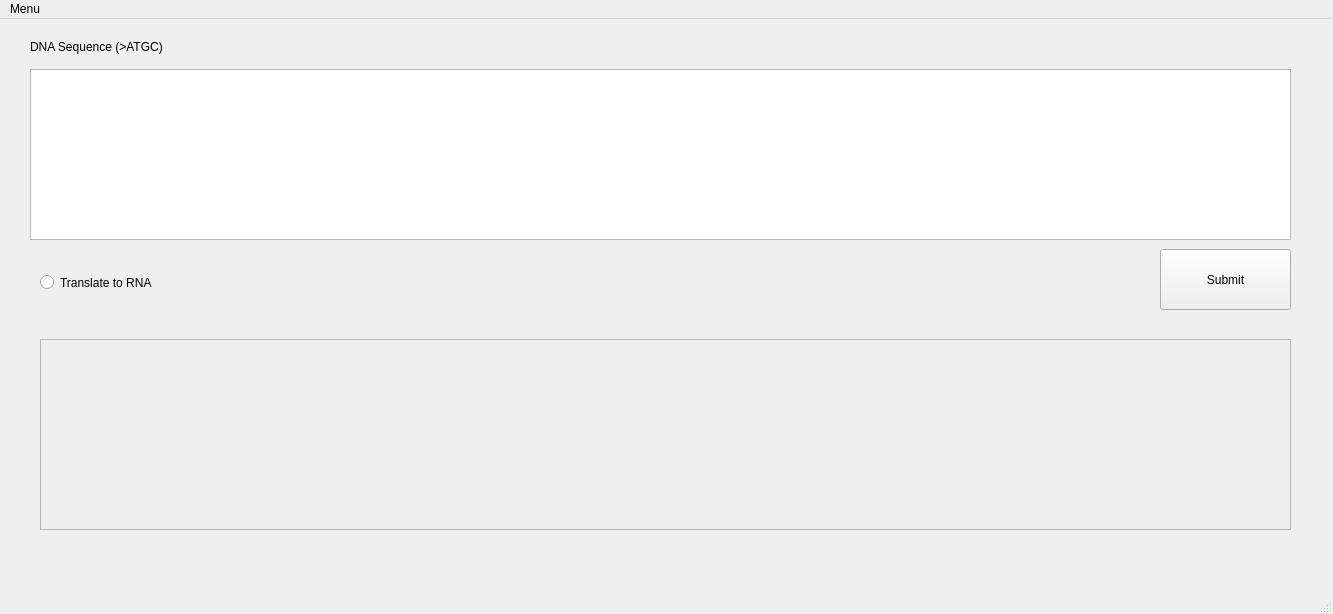
<?xml version="1.0" encoding="UTF-8"?>
<ui version="4.0">
 <class>QtBio</class>
 <widget class="QMainWindow" name="QtBio">
  <property name="enabled">
   <bool>true</bool>
  </property>
  <property name="geometry">
   <rect>
    <x>0</x>
    <y>0</y>
    <width>1333</width>
    <height>614</height>
   </rect>
  </property>
  <property name="windowTitle">
   <string>QtBio</string>
  </property>
  <property name="animated">
   <bool>true</bool>
  </property>
  <property name="documentMode">
   <bool>false</bool>
  </property>
  <widget class="QWidget" name="centralwidget">
   <widget class="QLabel" name="label">
    <property name="geometry">
     <rect>
      <x>30</x>
      <y>20</y>
      <width>241</width>
      <height>16</height>
     </rect>
    </property>
    <property name="text">
     <string>DNA Sequence (&gt;ATGC)</string>
    </property>
   </widget>
   <widget class="QPushButton" name="SubmitButton">
    <property name="geometry">
     <rect>
      <x>1160</x>
      <y>230</y>
      <width>131</width>
      <height>61</height>
     </rect>
    </property>
    <property name="text">
     <string>Submit</string>
    </property>
   </widget>
   <widget class="QRadioButton" name="translate_to_rna_RadioBtn">
    <property name="geometry">
     <rect>
      <x>40</x>
      <y>250</y>
      <width>191</width>
      <height>27</height>
     </rect>
    </property>
    <property name="text">
     <string>Translate to RNA</string>
    </property>
   </widget>
   <widget class="QTextEdit" name="result_textEdit">
    <property name="enabled">
     <bool>false</bool>
    </property>
    <property name="geometry">
     <rect>
      <x>40</x>
      <y>320</y>
      <width>1251</width>
      <height>191</height>
     </rect>
    </property>
   </widget>
   <widget class="QTextEdit" name="sequence_textEdit">
    <property name="geometry">
     <rect>
      <x>30</x>
      <y>50</y>
      <width>1261</width>
      <height>171</height>
     </rect>
    </property>
   </widget>
  </widget>
  <widget class="QMenuBar" name="menubar">
   <property name="geometry">
    <rect>
     <x>0</x>
     <y>0</y>
     <width>1333</width>
     <height>36</height>
    </rect>
   </property>
   <widget class="QMenu" name="menuMenu">
    <property name="title">
     <string>Menu</string>
    </property>
   </widget>
   <addaction name="menuMenu"/>
  </widget>
  <widget class="QStatusBar" name="statusbar"/>
 </widget>
 <resources/>
 <connections/>
</ui>
